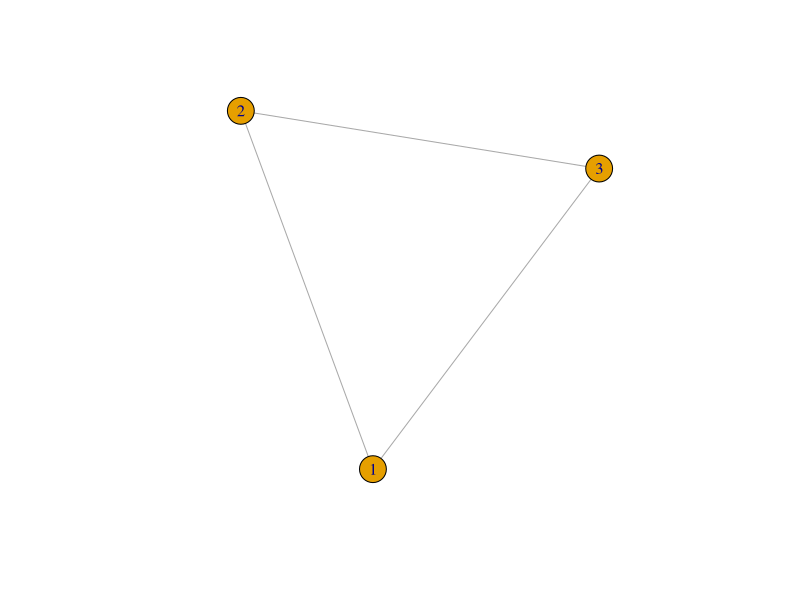
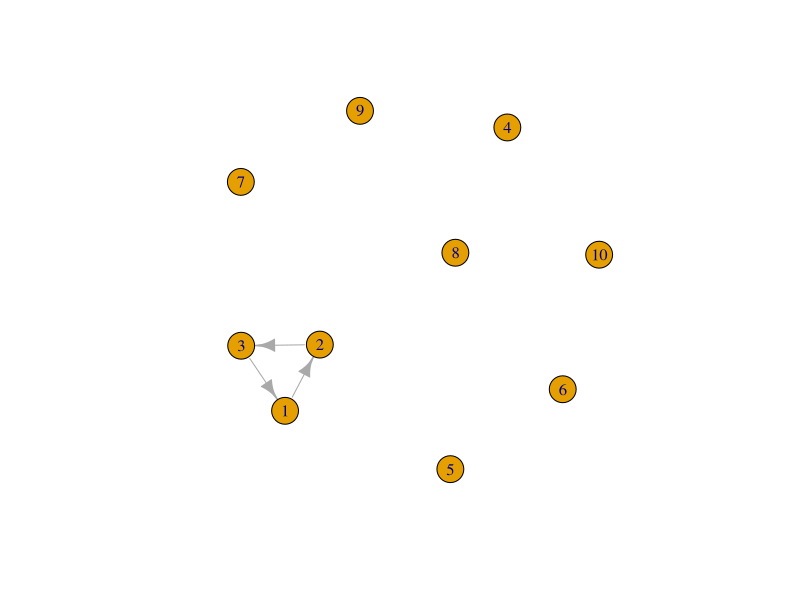

Source code (R) for these figures, in order:
library(igraph)


g1 <- graph( edges=c(1,2, 2,3, 3, 1), n=3, directed=F ) 
plot(g1)

class(g1)

g1

g2 <- graph( edges=c(1,2, 2,3, 3, 1), n=10 )

plot(g2) 

V(g2)
